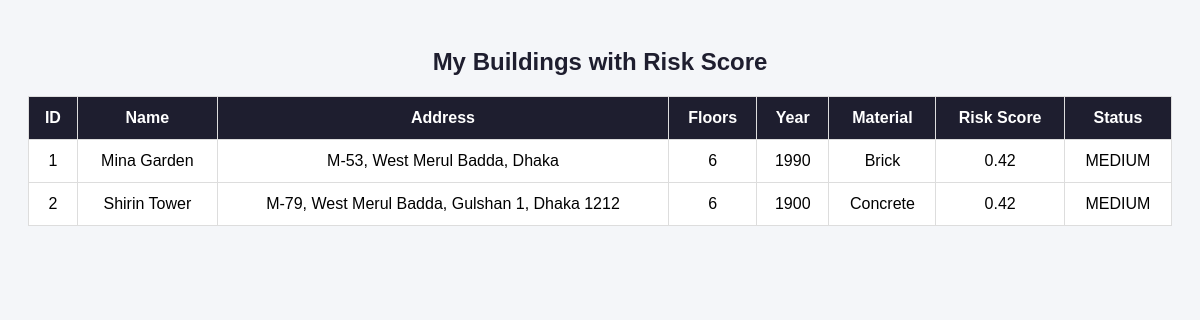
Screenshot of /project_370_final/myBuildings.php (signed in) with the database file from the repository.
### tables this page shows
CREATE TABLE `building` (
  `building_id` int(11) NOT NULL,
  `total_floor` int(11) DEFAULT NULL,
  `construction_year` int(11) DEFAULT NULL,
  `built_material` varchar(100) DEFAULT NULL,
  `address` text DEFAULT NULL,
  `owner_id` int(11) DEFAULT NULL,
  `owns_date` date DEFAULT NULL,
  `building_name` varchar(100) DEFAULT NULL
);

### project_370_final/myBuildings.php (the view, shortened to what this page needs)
<?php
$conn = mysqli_connect("localhost", "root", "", "project_370");
$owner_id = $_SESSION['owner_id'];
$sql = "SELECT
            b.building_id,
            b.building_name,
            b.address,
            b.total_floor,
            b.construction_year,
            b.built_material,
            COUNT(c.complain_id) AS total_complain
        FROM building b
        LEFT JOIN complain c ON b.building_id = c.building_id
        WHERE b.owner_id = $owner_id
        GROUP BY b.building_id";
$result = mysqli_query($conn, $sql);
?>
<!DOCTYPE html>
<html>
<head>
    <link rel="stylesheet" href="myBuildings.css">
</head>
<body>
<h2>My Buildings with Risk Score</h2>
<table>
<tr>
    <th>ID</th>
    <th>Name</th>
    <th>Address</th>
    <th>Floors</th>
    <th>Year</th>
    <th>Material</th>
    <th>Risk Score</th>
    <th>Status</th>
</tr>
<?php
while ($row = mysqli_fetch_assoc($result)) {
    $complain = $row['total_complain'] ?? 0;
    $facility_count = 0;
    if($facility_count == 3) $facility_score = 0;
    elseif($facility_count == 2) $facility_score = 0.4;
    elseif($facility_count == 1) $facility_score = 0.7;
    else $facility_score = 0;
    $material = strtolower(trim($row['built_material'] ?? ''));
    if($material == "steel structure") $material_score =1;
    elseif($material == "brick") $material_score = 0.6;
    elseif($material == "mixed") $material_score = 0.3;
    elseif($material == "concrete") $material_score = 0.1;
    else $material_score = 0.5;
    $year = $row['construction_year'] ?? 0;
    if($year > 2015) $construction_score = 0.2;
    elseif($year >= 2000) $construction_score = 0.5;
    else $construction_score = 1;
    if($complain == 0) $complain_score = 0;
    elseif($complain <= 3) $complain_score = 0.5;
    else $complain_score = 1;
    $floor = $row['total_floor'] ?? 0;
    if($floor <= 3) $floor_score = 0.2;
    elseif($floor <= 7) $floor_score = 0.5;
    else $floor_score = 1;
    $risk_score = ($facility_score + $material_score + $construction_score + $floor_score + $complain_score) / 5;
    if($risk_score <= 0.3) $status = "LOW";
    elseif($risk_score <= 0.6) $status = "MEDIUM";
    else $status = "HIGH";
?>
<tr>
    <td><?= $row['building_id'] ?></td>
    <td><?= $row['building_name'] ?></td>
    <td><?= $row['address'] ?></td>
    <td><?= $floor ?></td>
    <td><?= $year ?></td>
    <td><?= $row['built_material'] ?></td>
    <td><?= number_format($risk_score, 2) ?></td>
    <td><?= $status ?></td>
</tr>
<?php } ?>
</table>
</body>
</html>

### project_370_final/myBuildings.css (style rules this page uses)
body { font-family: Arial; background: #f4f6f9; padding: 20px; }
h2 { text-align: center; color: #1e1e2f; margin-bottom: 20px; }
table { width: 100%; border-collapse: collapse; background: white; }
th, td { padding: 12px; border: 1px solid #ddd; text-align: center; }
th { background: #1e1e2f; color: white; }

### rows the page displays
building: building_id "1", building_name "Mina Garden", address "M-53, West Merul Badda, Dhaka", total_floor "6", construction_year "1990", built_material "Brick", risk_score "0.42", status "MEDIUM"
building: building_id "2", building_name "Shirin Tower", address "M-79, West Merul Badda, Gulshan 1, Dhaka 1212", total_floor "6", construction_year "1900", built_material "Concrete", risk_score "0.42", status "MEDIUM"
